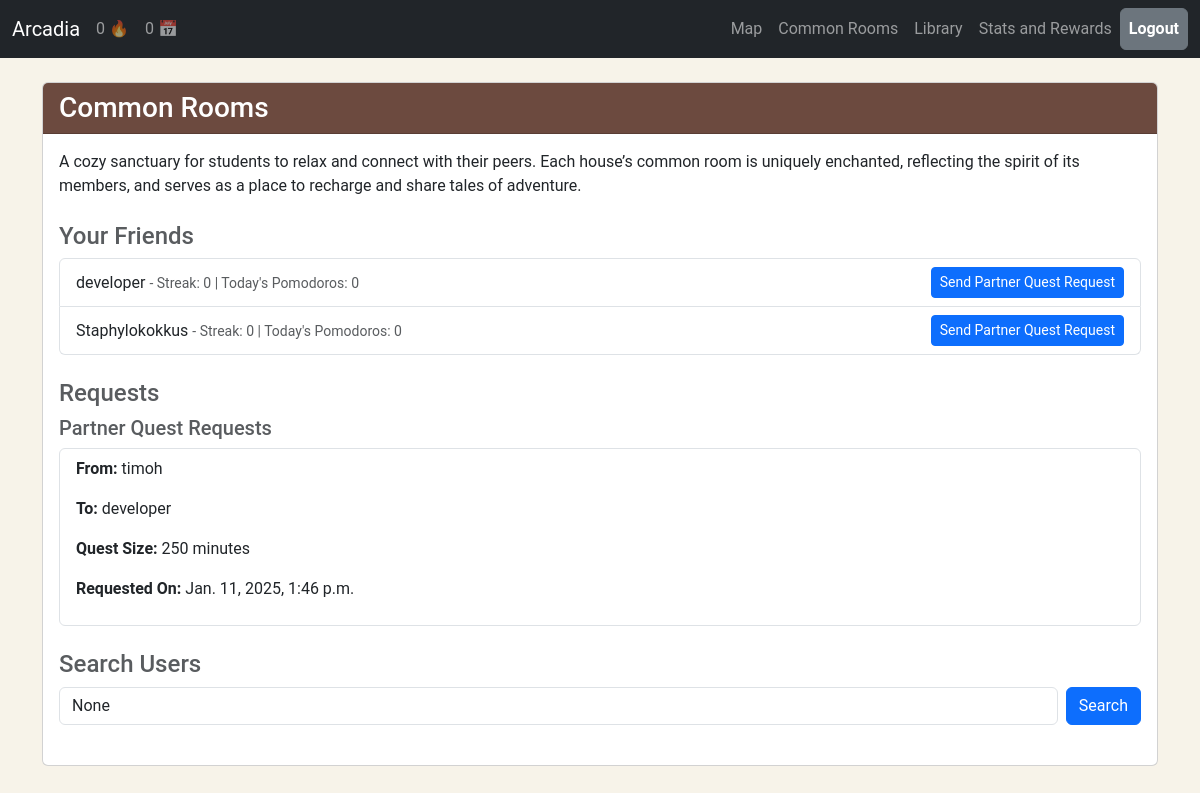
Page /pomo/common_rooms/ (signed in) on the earlier database version.
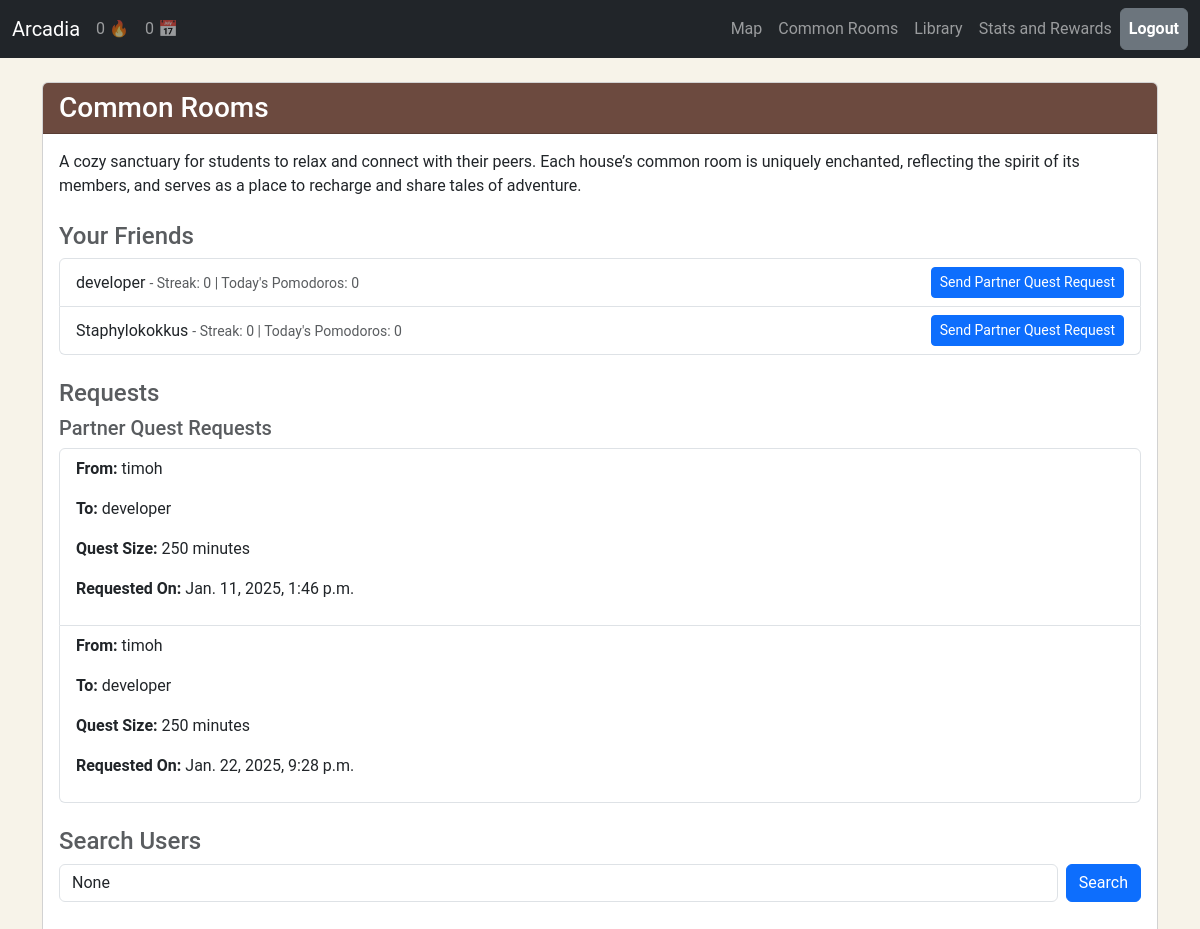
Same page on the later database version.
### pomo/models.py (models this page shows, shortened)
class Location(models.Model):
    name = models.CharField(max_length=100)
    title = models.CharField(max_length=100, blank=True, null=True)
    description = models.TextField()

class PartnerQuestRequest(models.Model):
    from_user = models.ForeignKey(User, related_name='sent_partner_requests', on_delete=models.CASCADE)
    to_user = models.ForeignKey(User, related_name='received_partner_requests', on_delete=models.CASCADE)
    timestamp = models.DateTimeField(auto_now_add=True)
    size = models.IntegerField(default=10*25*60) # 10 pomodoros

### pomo/views.py (the view)
# urls.py: path('common_rooms/', common_rooms, name='common_rooms'),
@login_required
def common_rooms(request):
    partner_quest_context = get_context_partner_quests(request.user)
    friends = request.user.profile.friends.all()
    friend_requests = FriendRequest.objects.filter(to_user=request.user)
    friends_info = []
    for friend in friends:
        player_state = PlayerState.objects.get(player=friend.user)
        friends_info.append({
            'id': friend.user.id,
            'username': friend.user.username,
            'streak': player_state.get_streak(),
            'pomodoros_today': player_state.get_total_pomos_today(),
        })
    query = request.GET.get('q')
    if query:
        users = User.objects.filter(Q(username__icontains=query)).exclude(username=request.user.username)
    else:
        users = User.objects.none()
    stats = get_pomo_stats(request.user)
    location_description  = Location.objects.get(name='common_rooms').description
    return render(request, 'pomo/common_rooms.html', {
        **stats, **partner_quest_context,
        'location_description': location_description,
        'friends_info': friends_info,
        'friend_requests': friend_requests,
        'users': users,
        'query': query,
    })

### pomo/models.py (called while the page is built)
    def get_highest_streak(self):
        return self.highest_streak

    def get_streak(self):
        pomodoros = Timers.objects.filter(user=self.player).order_by('-date_completed')
        if not pomodoros.exists():
            return 0  # No pomodoros, so no streak
        today = timezone.now().date()
        timers_today = Timers.objects.filter(user=self.player, date_completed=today)
        yesterday = today - timedelta(1)
        timers_yesterday = Timers.objects.filter(user=self.player, date_completed=yesterday)
        if len(timers_today)==0 and len(timers_yesterday)==0:
            self.current_streak=0
            self.save()
            return 0
        else:
            return self.current_streak

    def get_total_pomos_today(self):
        today = timezone.now().date()
        timers_today = Timers.objects.filter(user=self.player, date_completed=today)
        total_pomodoros_today = len(timers_today)
        return total_pomodoros_today

### pomo/streak.py (called while the page is built, shortened)
def calculate_streak(user):
    pomodoros = Timers.objects.filter(user=user).order_by('-date_completed')
    if not pomodoros.exists():
        return 0  # No pomodoros, so no streak
    streak = 0
    today = timezone.now().date()
    yesterday = today - timedelta(1)
    return streak

### pomo/views.py (called while the page is built, shortened)
def get_context_partner_quests(user):
    partner_quests = PartnerQuest.objects.filter(models.Q(partner1=user) | models.Q(partner2=user))
    partner_quests_requests = PartnerQuestRequest.objects.filter(models.Q(from_user=user) | models.Q(to_user=user))
    partner_quest_list=[]
    request_list = []
    for request in partner_quests_requests:
        request_list.append({
            'id': request.id,
            'from_user': request.from_user.username,
            'to_user': request.to_user.username,
            'timestamp': request.timestamp,
            'size': request.size //60,
            'is_receiver': request.to_user == user,
        })
    return {'partner_quests': partner_quest_list, 'partner_quests_requests': request_list}

### pomo/templates/pomo/common_rooms.html (shortened to what this page needs)
{% load static %}
<!DOCTYPE html>
<html lang="en">
<head>
    <link href="https://cdn.jsdelivr.net/npm/bootstrap@5.3.2/dist/css/bootstrap.min.css" rel="stylesheet"
>
</head>
<body style="background-color: #f7f3e9; font-family: 'Roboto', sans-serif;">
    {% include "pomo/includes/navbar.html" %}
    <div class="container mt-4">
        <div class="card">
            <div class="card-header text-white" style="background-color: #6c4a3f;">
                <h3 class="mb-0">Common Rooms</h3>
            </div>
            <div class="card-body">
                <p class="mb-4">{{ location_description }}</p>
                <div class="mb-4">
                    <h4 class="text-muted">Your Friends</h4>
                    <ul class="list-group">
                        {% for friend in friends_info %}
                        <li class="list-group-item d-flex justify-content-between align-items-center">
                            <span>
                                {{ friend.username }}
                                <small class="text-muted"> - Streak: {{ friend.streak }} | Today's Pomodoros: {{ friend.pomodoros_today }}</small>
                            </span>
                            <form action="{% url 'send_partner_quest_request' friend.id %}" method="post"
                                class="d-inline-block">
                                <button type="submit" class="btn btn-sm btn-primary">Send Partner Quest Request</button>
                            </form>
                        </li>
                        {% endfor %}
                    </ul>
                </div>
                {% if friend_requests or partner_quests_requests %}
                <div class="mb-4">
                    <h4 class="text-muted">Requests</h4>
                    {% if partner_quests_requests %}
                    <h5 class="text-muted">Partner Quest Requests</h5>
                    <ul class="list-group">
                        {% for request in partner_quests_requests %}
                        <li class="list-group-item">
                            <p><strong>From:</strong> {{ request.from_user }}</p>
                            <p><strong>To:</strong> {{ request.to_user }}</p>
                            <p><strong>Quest Size:</strong> {{ request.size }} minutes</p>
                            <p><strong>Requested On:</strong> {{ request.timestamp }}</p>
                        </li>
                        {% endfor %}
                    </ul>
                    {% endif %}
                </div>
                {% endif %}
                <div class="mb-4">
                    <h4 class="text-muted">Search Users</h4>
                    <form method="get" action="{% url 'common_rooms' %}" class="d-flex">
                        <input type="text" name="q" placeholder="Search by username" value="{{ query }}"
                            class="form-control me-2">
                        <button type="submit" class="btn btn-primary">Search</button>
                    </form>
                </div>
            </div>
        </div>
    </div>
</body>
</html>

### pomo/templates/pomo/includes/navbar.html (shortened to what this page needs)
<nav class="navbar navbar-dark navbar-expand-lg bg-dark text-white">
    <div class="container-fluid">
        {% if user.is_authenticated %}
        <a class="navbar-brand text-white" href="{% url 'game' %}">Arcadia</a>
        {% else %}
        <a class="navbar-brand text-white" href="{% url 'start' %}">Arcadia</a>
        {% endif %}
        <div class="d-flex align-items-center">
            {% if user.is_authenticated %}
            <span id="streak" class="navbar-text me-3" data-bs-toggle="tooltip" data-bs-placement="bottom"
                title="Current Streak">
                {{ streak }} 🔥
            </span>
            <span id="daily-pomos" class="navbar-text me-3" data-bs-toggle="tooltip" data-bs-placement="bottom"
                title="Number of Pomodoros Completed Today">
                {{ total_pomodoros_today }} 📅
            </span>
            {% endif %}
        </div>
        <div class="collapse navbar-collapse justify-content-end" id="navbarNavAltMarkup">
            <div class="navbar-nav align-items-center">
                {% if user.is_authenticated %}
                <a class="nav-link" href="{% url 'map' %}">Map</a>
                <a class="nav-link" href="{% url 'common_rooms' %}">Common Rooms</a>
                <a class="nav-link" href="{% url 'library' %}">Library</a>
                <a class="nav-link" href="{% url 'trophy_room' %}">Stats and Rewards</a>
                <a class="btn btn-secondary p-2 fw-bold" href="{% url 'logout' %}">Logout</a>
                {% else %}
                <a class="nav-link btn-secondary" href="{% url 'login' %}">Login</a>
                {% endif %}
            </div>
        </div>
    </div>
</nav>

Differences in the rows shown:
added PartnerQuestRequest: timestamp "Jan. 22, 2025, 9:28 p.m."
Other differences:
new list line: "From: To: Quest Size: 250 minutes Requested On:"
new list line: "timoh"
new list line: "developer"
